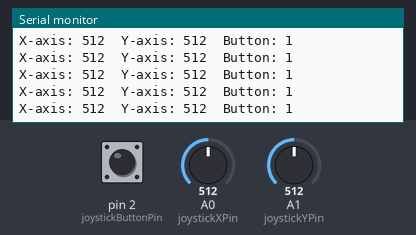
Simulated run of this sketch. Board: Arduino Uno, built with avr-gcc and run on an emulated ATmega328P. On the bench: the last lines printed to the serial monitor. Inputs (shaded band) come from the test bench; at power-on: A1 (joystickYPin) = 512, pin 2 (joystickButtonPin) HIGH, A0 (joystickXPin) = 512.

Above: at 2.7 s.
2.8 s: A1 (joystickYPin) set to 1023
At 2.83 s:
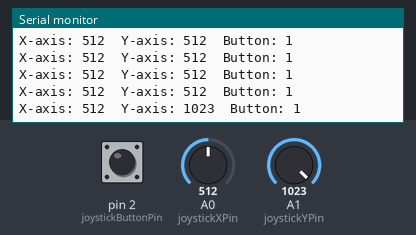
5.8 s: A1 (joystickYPin) set to 982
At 5.85 s:
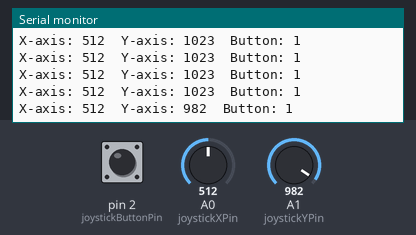
Timing chart, 0 to 8.8 s (numbered marks = the images above; inputs shaded):
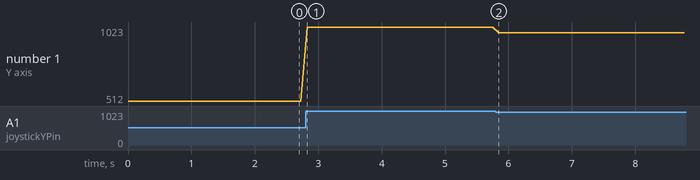

Measured:
- after the input at 2.8 s, the serial monitor: prints a new line at once (image 1)
- after the input at 5.8 s, the serial monitor: prints a new line after 0.05 s (image 2)
- plotted number 1: 512 → 1023 after the input at 2.8 s, 1023 → 982 after the input at 5.8 s

The sketch:

Axis-Controller-MovementSerialPrint-SIMPLE.ino
```cpp
// Include required libraries
#include <Arduino.h>

// Define the pins for joystick connections
const int joystickXPin = A0;
const int joystickYPin = A1;
const int joystickButtonPin = 2;

// Variables to store joystick readings
int joystickXValue = 0;
int joystickYValue = 0;
int joystickButtonState = 0;

void setup() {
  // Initialize serial communication
  Serial.begin(9600);

  // Set joystick button pin as an input with internal pull-up resistor
  pinMode(joystickButtonPin, INPUT_PULLUP);
}

void loop() {
  // Read joystick X and Y axis values
  joystickXValue = analogRead(joystickXPin);
  joystickYValue = analogRead(joystickYPin);

  // Read joystick button state
  joystickButtonState = digitalRead(joystickButtonPin);

  // Print joystick readings
  Serial.print("X-axis: ");
  Serial.print(joystickXValue);
  Serial.print("\tY-axis: ");
  Serial.print(joystickYValue);
  Serial.print("\tButton: ");
  Serial.println(joystickButtonState);

  // Add some delay to prevent continuous readings
  delay(100);
}
```
